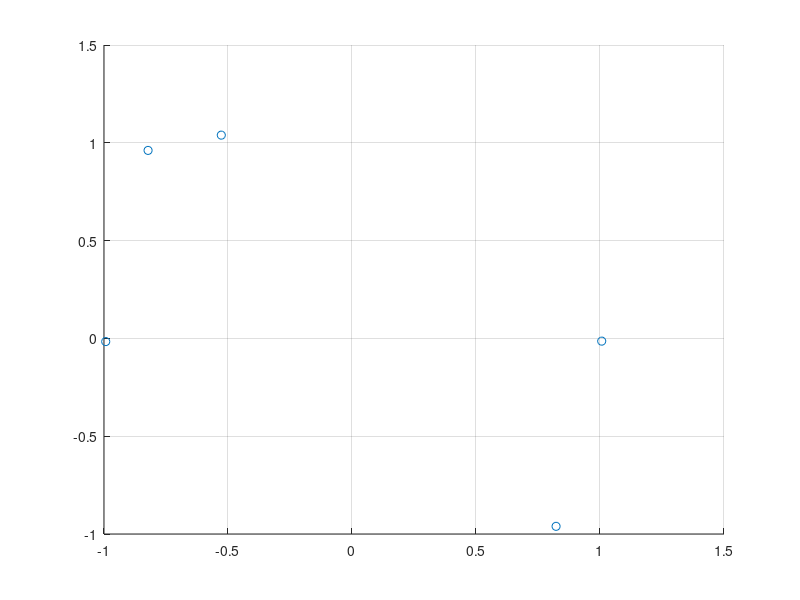

The MATLAB source for this figure:
Y = [1.03919113, -0.960808814, -0.0162246656, -0.0139615815, 0.96109575];
X=  [-0.527071118, 0.822880864, -0.993091404, 1.00690854, -0.822303891];
figure(1)
grid on;
hold on;
scatter(X,Y,'bo');
